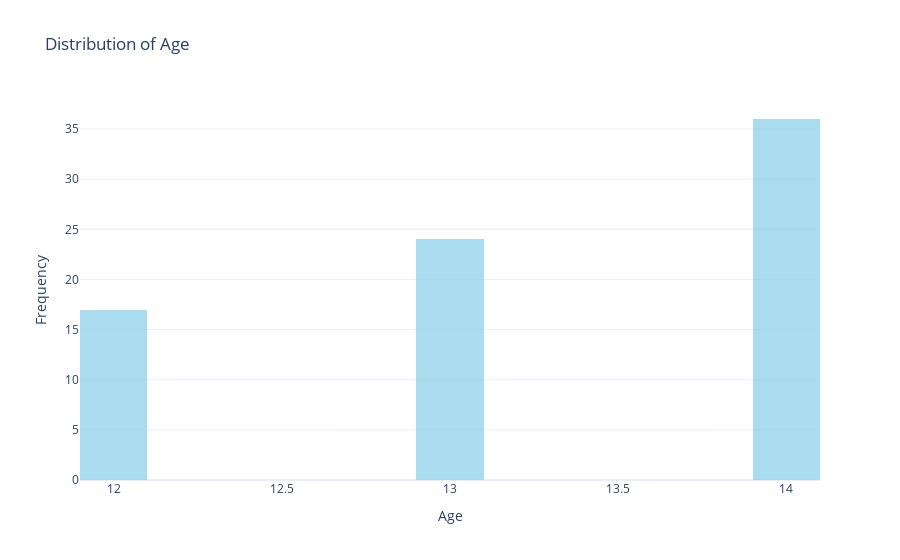

The notebook cell saved with this chart:
### Markdown cell above
### Distribution of Age

### Code cell
# Create histogram trace
fig = go.Figure(data=[go.Histogram(
    x=df['Age'], 
    nbinsx=20,  # Adjust number of bins as needed
    marker_color='skyblue',
    opacity=0.7
)])

# Customize the layout
fig.update_layout(
    title='Distribution of Age',
    xaxis_title='Age',
    yaxis_title='Frequency',
    template='plotly_white'
)

# Show the plot
iplot(fig)

# Save the plot as an HTML file
fig.write_html("../lower_than_15/vis_15/Age_Distribution_with_Density_Curve.html")

### Figure 1 — Plotly figure (JSON) as saved in the notebook; plotly's stock layout.template omitted (floating-point values rounded to 4 significant figures)
{"data": [{"marker": {"color": "skyblue"}, "nbinsx": 20, "opacity": 0.7, "type": "histogram", "x": [13, 13, 14, 12, 12, 14, 14, 14, 14, 14, 14, 14, 14, 13, 14, 14, 12, 13, 12, 14, 12, 14, 13, 14, 13, 13, 14, 12, 13, 14, 12, 14, 12, 14, 14, 12, 12, 13, 13, 12, 13, 12, 13, 14, 13, 14, 14, 12, 14, 13, 14, 13, 14, 14, 13, 13, 13, 12, 14, 12, 14, 14, 14, 14, 12, 14, 14, 12, 13, 13, 13, 13, 14, 14, 13, 14, 13]}], "layout": {"title": {"text": "Distribution of Age"}, "xaxis": {"title": {"text": "Age"}}, "yaxis": {"title": {"text": "Frequency"}}}}
